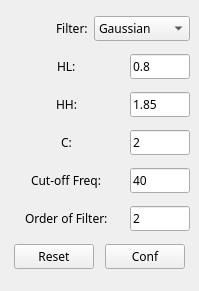
<?xml version="1.0" encoding="UTF-8"?>
<ui version="4.0">
 <class>MainWindow</class>
 <widget class="QMainWindow" name="MainWindow">
  <property name="geometry">
   <rect>
    <x>0</x>
    <y>0</y>
    <width>199</width>
    <height>291</height>
   </rect>
  </property>
  <property name="windowTitle">
   <string>Detail Enhancement</string>
  </property>
  <widget class="QWidget" name="centralwidget">
   <layout class="QHBoxLayout" name="horizontalLayout_8">
    <item>
     <layout class="QVBoxLayout" name="verticalLayout">
      <item>
       <layout class="QHBoxLayout" name="horizontalLayout_6">
        <item alignment="Qt::AlignRight">
         <widget class="QLabel" name="label_5">
          <property name="font">
           <font>
            <family>Microsoft YaHei</family>
           </font>
          </property>
          <property name="text">
           <string>Filter:</string>
          </property>
         </widget>
        </item>
        <item>
         <widget class="QComboBox" name="filter_comboBox">
          <property name="font">
           <font>
            <family>Microsoft YaHei</family>
           </font>
          </property>
          <item>
           <property name="text">
            <string>Gaussian</string>
           </property>
          </item>
          <item>
           <property name="text">
            <string>Butterworth</string>
           </property>
          </item>
         </widget>
        </item>
       </layout>
      </item>
      <item>
       <layout class="QHBoxLayout" name="horizontalLayout_2">
        <item alignment="Qt::AlignHCenter">
         <widget class="QLabel" name="label_2">
          <property name="font">
           <font>
            <family>Microsoft YaHei</family>
           </font>
          </property>
          <property name="text">
           <string>HL:</string>
          </property>
         </widget>
        </item>
        <item>
         <widget class="QLineEdit" name="hl_lineEdit">
          <property name="maximumSize">
           <size>
            <width>60</width>
            <height>16777215</height>
           </size>
          </property>
          <property name="font">
           <font>
            <family>Microsoft YaHei</family>
           </font>
          </property>
          <property name="text">
           <string>0.8</string>
          </property>
         </widget>
        </item>
       </layout>
      </item>
      <item>
       <layout class="QHBoxLayout" name="horizontalLayout_4">
        <item alignment="Qt::AlignHCenter">
         <widget class="QLabel" name="label_4">
          <property name="font">
           <font>
            <family>Microsoft YaHei</family>
           </font>
          </property>
          <property name="text">
           <string>HH:</string>
          </property>
         </widget>
        </item>
        <item>
         <widget class="QLineEdit" name="hh_lineEdit">
          <property name="maximumSize">
           <size>
            <width>60</width>
            <height>16777215</height>
           </size>
          </property>
          <property name="font">
           <font>
            <family>Microsoft YaHei</family>
           </font>
          </property>
          <property name="text">
           <string>1.85</string>
          </property>
         </widget>
        </item>
       </layout>
      </item>
      <item>
       <layout class="QHBoxLayout" name="horizontalLayout_3">
        <item alignment="Qt::AlignHCenter">
         <widget class="QLabel" name="label_3">
          <property name="font">
           <font>
            <family>Microsoft YaHei</family>
           </font>
          </property>
          <property name="text">
           <string>C:</string>
          </property>
         </widget>
        </item>
        <item>
         <widget class="QLineEdit" name="c_lineEdit">
          <property name="maximumSize">
           <size>
            <width>60</width>
            <height>16777215</height>
           </size>
          </property>
          <property name="font">
           <font>
            <family>Microsoft YaHei</family>
           </font>
          </property>
          <property name="text">
           <string>2</string>
          </property>
         </widget>
        </item>
       </layout>
      </item>
      <item>
       <layout class="QHBoxLayout" name="horizontalLayout">
        <item alignment="Qt::AlignHCenter">
         <widget class="QLabel" name="label">
          <property name="font">
           <font>
            <family>Microsoft YaHei</family>
           </font>
          </property>
          <property name="text">
           <string>Cut-off Freq:</string>
          </property>
         </widget>
        </item>
        <item>
         <widget class="QLineEdit" name="cutoff_freq_lineEdit">
          <property name="maximumSize">
           <size>
            <width>60</width>
            <height>16777215</height>
           </size>
          </property>
          <property name="font">
           <font>
            <family>Microsoft YaHei</family>
           </font>
          </property>
          <property name="text">
           <string>40</string>
          </property>
         </widget>
        </item>
       </layout>
      </item>
      <item>
       <layout class="QHBoxLayout" name="horizontalLayout_7">
        <item alignment="Qt::AlignHCenter">
         <widget class="QLabel" name="label_6">
          <property name="font">
           <font>
            <family>Microsoft YaHei</family>
           </font>
          </property>
          <property name="text">
           <string>Order of Filter:</string>
          </property>
         </widget>
        </item>
        <item>
         <widget class="QLineEdit" name="filter_order_lineEdit">
          <property name="maximumSize">
           <size>
            <width>60</width>
            <height>16777215</height>
           </size>
          </property>
          <property name="font">
           <font>
            <family>Microsoft YaHei</family>
           </font>
          </property>
          <property name="text">
           <string>2</string>
          </property>
         </widget>
        </item>
       </layout>
      </item>
      <item>
       <layout class="QHBoxLayout" name="horizontalLayout_5">
        <item>
         <widget class="QPushButton" name="detail_reset">
          <property name="maximumSize">
           <size>
            <width>80</width>
            <height>16777215</height>
           </size>
          </property>
          <property name="font">
           <font>
            <family>Microsoft YaHei</family>
           </font>
          </property>
          <property name="text">
           <string>Reset</string>
          </property>
         </widget>
        </item>
        <item>
         <widget class="QPushButton" name="detail_conf">
          <property name="maximumSize">
           <size>
            <width>80</width>
            <height>16777215</height>
           </size>
          </property>
          <property name="font">
           <font>
            <family>Microsoft YaHei</family>
           </font>
          </property>
          <property name="text">
           <string>Conf</string>
          </property>
         </widget>
        </item>
       </layout>
      </item>
     </layout>
    </item>
   </layout>
  </widget>
  <widget class="QMenuBar" name="menubar">
   <property name="geometry">
    <rect>
     <x>0</x>
     <y>0</y>
     <width>199</width>
     <height>26</height>
    </rect>
   </property>
  </widget>
 </widget>
 <resources/>
 <connections>
  <connection>
   <sender>detail_conf</sender>
   <signal>clicked()</signal>
   <receiver>MainWindow</receiver>
   <slot>detail_enhance_conf()</slot>
   <hints>
    <hint type="sourcelabel">
     <x>143</x>
     <y>208</y>
    </hint>
    <hint type="destinationlabel">
     <x>99</x>
     <y>117</y>
    </hint>
   </hints>
  </connection>
  <connection>
   <sender>detail_reset</sender>
   <signal>clicked()</signal>
   <receiver>MainWindow</receiver>
   <slot>detail_enhance_reset()</slot>
   <hints>
    <hint type="sourcelabel">
     <x>54</x>
     <y>208</y>
    </hint>
    <hint type="destinationlabel">
     <x>99</x>
     <y>117</y>
    </hint>
   </hints>
  </connection>
 </connections>
 <slots>
  <slot>detail_enhance_conf()</slot>
  <slot>detail_enhance_reset()</slot>
 </slots>
</ui>
